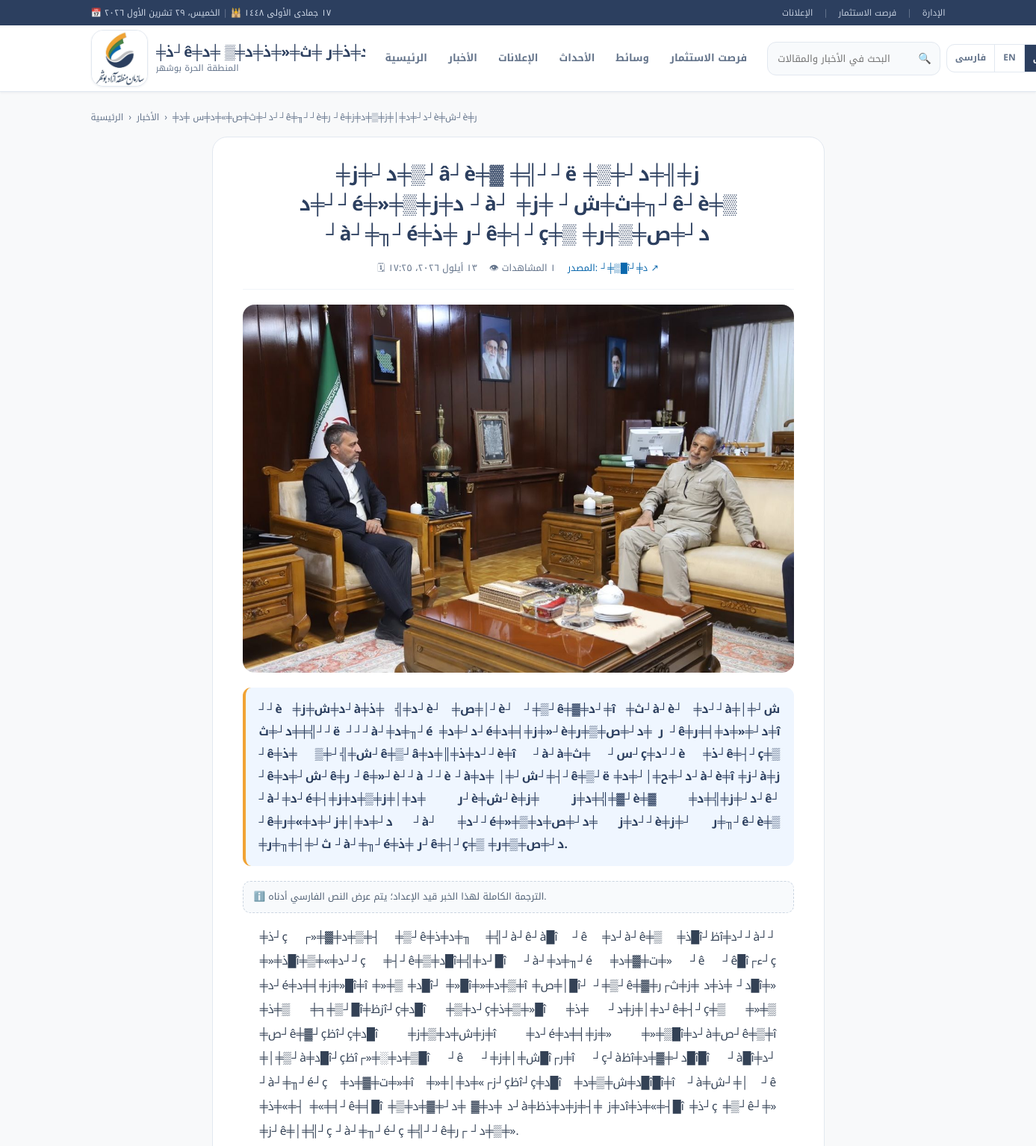
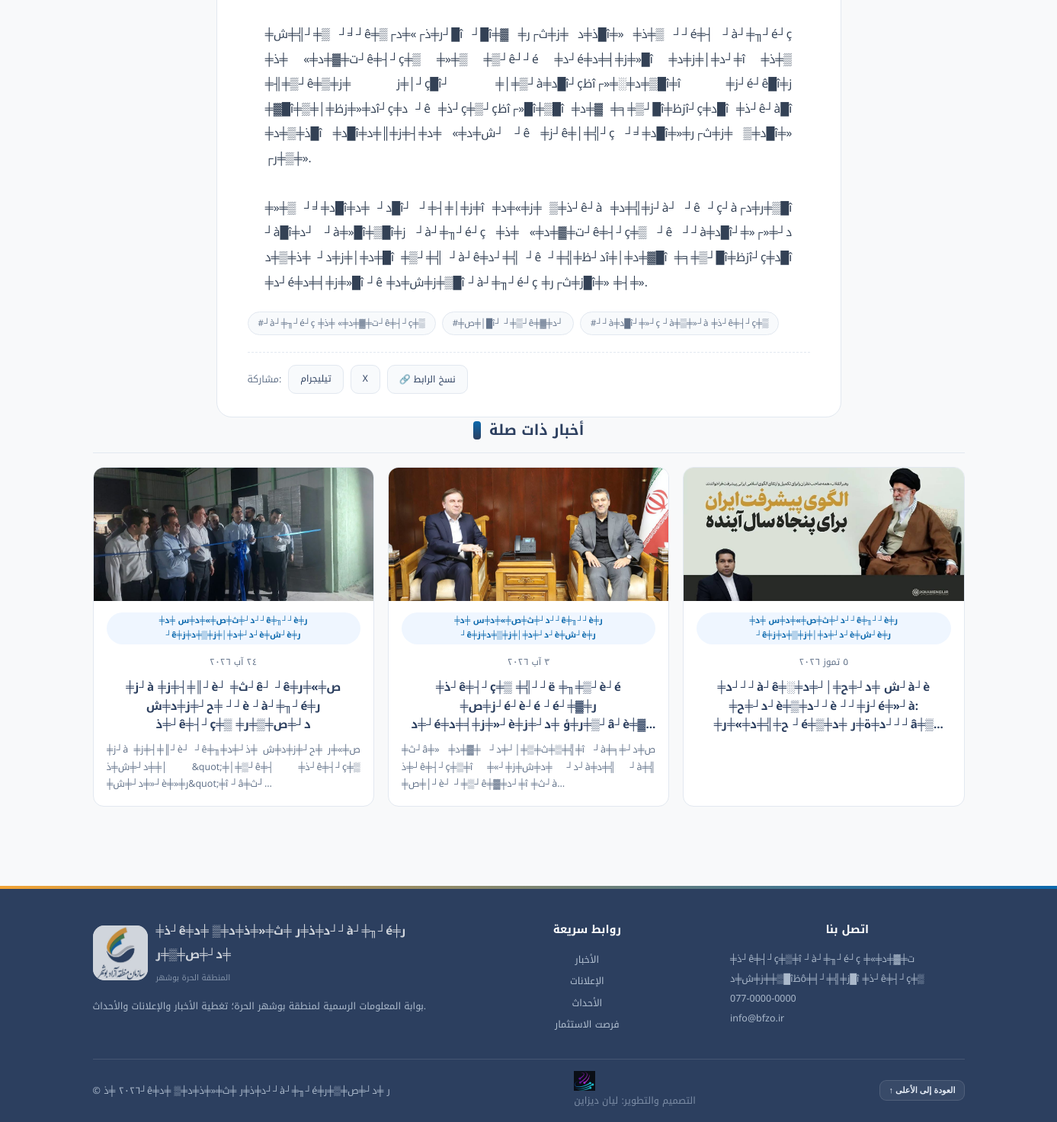
The app's page /index.php?id=1&p=article&lang=ar with its own data (2 pictures, top to bottom).
### tables this page shows
CREATE TABLE `articles` (
  `id` int(10) unsigned NOT NULL AUTO_INCREMENT,
  `category_id` int(10) unsigned DEFAULT NULL,
  `image` varchar(300) DEFAULT NULL,
  `source_name` varchar(120) DEFAULT NULL,
  `source_url` varchar(400) DEFAULT NULL,
  `is_pinned` tinyint(1) DEFAULT 0,
  `is_published` tinyint(1) DEFAULT 0,
  `published_at` datetime NOT NULL DEFAULT current_timestamp(),
  `views` int(10) unsigned DEFAULT 0,
  `created_at` datetime DEFAULT current_timestamp(),
  `updated_at` datetime DEFAULT NULL,
  PRIMARY KEY (`id`),
  KEY `idx_pub` (`is_published`,`published_at`),
  KEY `category_id` (`category_id`),
  CONSTRAINT `articles_ibfk_1` FOREIGN KEY (`category_id`) REFERENCES `categories` (`id`) ON DELETE SET NULL
);

CREATE TABLE `article_tags` (
  `id` int(10) unsigned NOT NULL AUTO_INCREMENT,
  `article_id` int(10) unsigned NOT NULL,
  `tag` varchar(60) NOT NULL,
  PRIMARY KEY (`id`),
  KEY `tag` (`tag`),
  KEY `article_id` (`article_id`),
  CONSTRAINT `article_tags_ibfk_1` FOREIGN KEY (`article_id`) REFERENCES `articles` (`id`) ON DELETE CASCADE
);

CREATE TABLE `settings` (
  `k` varchar(100) NOT NULL,
  `v` text DEFAULT NULL,
  PRIMARY KEY (`k`)
);

### index.php (the view, shortened to what the rows shown need)
<?php
require_once __DIR__ . '/app.php';
$lang = lang();
$p   = getp('p', 'home');
function site_name(): string {
    $l = lang();
    return setting('site_name_' . $l, setting('site_name', app()['site']['name']));
}
function cat_names(): array {
    static $m = null; if ($m !== null) return $m;
    $m = []; foreach (categories(false) as $c) $m[(int)$c['id']] = (string)$c['name'];
    return $m;
}
function news_card(array $a, bool $big = false): string {
    $im = img($a['image']);
    $per = url('article', ['id' => $a['id']]);
    $cat = cat_names()[(int)($a['category_id'] ?? 0)] ?? '';
    return '<article class="ncard' . ($big ? ' ncard-big' : '') . '">
        <a class="ncard-im" href="' . e($per) . '">' . ($im ? '<img src="' . e($im) . '" alt="' . e($a['title']) . '" loading="lazy">' : '<span class="noimg">📰</span>') . '</a>
        <div class="ncard-bd">' . ($cat ? '<span class="ncard-cat">' . e($cat) . '</span>' : '') . '
            <div class="ncard-meta"><time>' . e(date_i18n($a['published_at'], false)) . '</time></div>
            <h3 class="ncard-t"><a href="' . e($per) . '">' . e($a['title']) . '</a></h3>
            <p class="ncard-x">' . e(excerpt($a['excerpt'] ?? '', $big ? 220 : 110)) . '</p>
        </div></article>';
}
function section_head(string $title, ?string $link = null): string {
    return '<div class="shead"><h2 class="stitle"><span></span>' . e($title) . '</h2>' .
        ($link ? '<a class="slink" href="' . e($link) . '">' . e(t('more')) . ' ›</a>' : '') . '</div>';
}
function page_header(string $pTitle = ''): void {
    $lang = lang();
    $site = site_name();
    $sub  = tl('منطقه آزاد تجاری–صنعتی بوشهر', 'Bushehr Free Trade Zone', 'المنطقة الحرة بوشهر');
    $nav = [
        'home' => t('home'), 'news' => t('news'), 'announcements' => t('announcements'),
        'events' => t('events'), 'media' => t('media'), 'investments' => t('investments'),
    ];
    $today = date('Y-m-d');
    $portalDate = date_i18n($today, false);
    if ($lang === 'ar') {
        $am = ar_months();
        $ts = strtotime($today);
        $portalDate = weekday_name($today) . '، ' . num_i18n(date('j', $ts)) . ' ' . $am[(int)date('n', $ts)] . ' ' . num_i18n(date('Y', $ts));
    }
    $hijri = hijri_date($today);
    $greg = '';
    echo '<!doctype html><html lang="' . e($lang) . '" dir="' . dir_of() . '"><head>
<meta charset="utf-8"><meta name="viewport" content="width=device-width, initial-scale=1">
<title>' . e(($pTitle ? $pTitle . ' — ' : '') . $site . ' | ' . $sub) . '</title>
<meta name="description" content="' . e(setting('about_' . $lang, t('footer_desc'))) . '">
<link rel="icon" href="assets/img/brand/bushehr-free-zone-logo.jpg">
<link rel="stylesheet" href="assets/css/main.css?v=7">
<script>try{var m=localStorage.getItem("theme")||"auto";if(m==="dark"||(m==="auto"&&matchMedia("(prefers-color-scheme:dark)").matches))document.documentElement.dataset.theme="dark"}catch(e){}</script>
</head><body>
<div class="u-strip"><div class="wrap">
  <div class="u-info"><span class="u-date">📅 ' . e($portalDate) . '</span><span class="sep">&nbsp;|&nbsp;</span><span class="u-hijri">🕌 ' . e($hijri) . '</span>' . ($greg !== '' ? '<span class="sep">&nbsp;|&nbsp;</span><span class="u-greg">🌍 ' . e($greg) . '</span>' : '') . '</div>
  <div class="u-quick">
    <a href="' . e(url('announcements')) . '">' . e(t('announcements')) . '</a><span class="sep">|</span>
    <a href="' . e(url('investments')) . '">' . e(t('investments')) . '</a><span class="sep">|</span>
    <a href="admin.php">' . e(tl('پنل مدیریت', 'Admin', 'الإدارة')) . '</a>
  </div>
</div></div>
<header class="hdr"><div class="wrap hdr-in">
  <a class="hdr-brand" href="' . e(url('home')) . '">
    <span class="hdr-logo"><img src="assets/img/brand/bushehr-free-zone-logo.jpg" alt="' . e($site) . '"></span>
    <span class="hdr-bt"><b>' . e($site) . '</b><small>' . e($sub) . '</small></span>
  </a>
  <nav class="mainnav">';
    foreach ($nav as $k => $v) echo '<a class="nav-link' . (getp('p', 'home') === $k ? ' on' : '') . '" href="' . e(url($k)) . '">' . e($v) . '</a>';
    echo '</nav>
  <div class="top-actions">
    <form class="qsearch" action="index.php" method="get" role="search">
      <input type="hidden" name="p" value="search"><input type="hidden" name="lang" value="' . e($lang) . '">
      <input class="qin" type="search" name="q" placeholder="' . e(t('search_ph')) . '" required>
      <button aria-label="' . e(t('search')) . '">🔍</button>
    </form>
    <div class="langsw">';
    $g2 = $_GET;
    foreach (all_langs() as $lc) {
        $g2['p'] = getp('p', 'home'); $g2['lang'] = $lc;
        $ln = ['fa' => 'فارسی', 'en' => 'EN', 'ar' => 'عربی'][$lc];
        if ($lc !== $lang) echo '<a class="lang-b" href="index.php?' . e(http_build_query($g2)) . '">' . e($ln) . '</a>';
        else echo '<button class="lang-b cur" disabled>' . e($ln) . '</button>';
    }
    echo '</div>
    <button id="themeBtn" class="icon-btn" aria-label="theme">🌒</button>
    <button id="menuBtn" class="icon-btn menu-btn">☰</button>
  </div>
</div></header>
<main class="wrap main">';
}
function page_footer(): void {
    $site = site_name();
    echo '</main>
<footer class="foot"><div class="wrap"><div class="fgrid">
  <div><div class="fbrand"><span class="flogo"><img src="assets/img/brand/bushehr-free-zone-logo.jpg" alt=""></span>
     <span><b>' . e($site) . '</b><small>' . e(tl('منطقه آزاد تجاری–صنعتی بوشهر', 'Bushehr Free Trade Zone', 'المنطقة الحرة بوشهر')) . '</small></span></div>
    <p>' . e(t('footer_desc')) . '</p></div>
  <div><h4>' . e(t('quick_links')) . '</h4>
    <a class="flnk" href="' . e(url('news')) . '">' . e(t('news')) . '</a>
    <a class="flnk" href="' . e(url('announcements')) . '">' . e(t('announcements')) . '</a>
    <a class="flnk" href="' . e(url('events')) . '">' . e(t('events')) . '</a>
    <a class="flnk" href="' . e(url('investments')) . '">' . e(t('investments')) . '</a></div>
  <div><h4>' . e(t('contact')) . '</h4>
    <span>' . e(setting('address', '')) . '</span>
    <span dir="ltr">' . e(setting('phone', '')) . '</span>
    <span dir="ltr">' . e(setting('email', '')) . '</span></div>
</div>
<div class="foot-b"><span>© ' . e(num_i18n((int)date('Y'))) . ' ' . e($site) . '</span>
  <span class="credit"><img src="assets/img/brand/liandesign-logo.png" alt="Lian Design" width="28" height="26" loading="lazy">' . e(tl('طراحی و توسعه: لیان دیزاین', 'Design & Development: Lian Design', 'التصميم والتطوير: ليان ديزاين')) . '</span>
  <button class="totop" type="button" onclick="window.scrollTo({top:0,behavior:\'smooth\'})">↑ ' . e(tl('بازگشت به بالا', 'Back to top', 'العودة إلى الأعلى')) . '</button></div></div>
</footer>
<script src="assets/js/main.js?v=2" defer></script>
</body></html>';
}
switch ($p) {
case 'article': {
    $id = ini('id', 0); $a = $id ? article_find($id) : null;
    $catName = cat_names()[(int)$a['category_id']] ?? '';
    page_header($a['title']);
    $im = img($a['image']);
    echo '<nav class="crumbs"><a href="' . e(url('home')) . '">' . e(t('home')) . '</a> › <a href="' . e(url('news')) . '">' . e(t('news')) . '</a>' .
         ($catName ? ' › <a href="' . e(url('news', ['cat' => (int)$a['category_id']])) . '">' . e($catName) . '</a>' : '') . '</nav>
    <article class="art">
      <h1 class="art-t">' . e($a['title']) . '</h1>
      <div class="art-meta">
        <time>🗓 ' . e(date_i18n($a['published_at'])) . '</time>
        <span>👁 ' . e(num_i18n((int)$a['views'] + 1)) . ' ' . e(t('views')) . '</span>' .
        ($a['source_url'] ? '<a class="src" href="' . e($a['source_url']) . '" target="_blank" rel="noopener">' . e(t('source')) . ': ' . e($a['source_name'] ?: (string)parse_url((string)$a['source_url'], PHP_URL_HOST)) . ' ↗</a>' : '') . '
      </div>' .
      ($im ? '<figure class="art-im"><img src="' . e($im) . '" alt="' . e($a['title']) . '"></figure>' : '') .
      ($a['excerpt'] ? '<p class="art-lead">' . e($a['excerpt']) . '</p>' : '') .
      ($lang !== 'fa' && !q1("SELECT id FROM article_translations WHERE article_id = ? AND lang = ? AND body IS NOT NULL", [$id, $lang])
          ? '<p class="tr-note">ℹ️ ' . e(tl('ترجمه کامل متن این خبر به این زبان در دست تهیه است؛ متن کامل به فارسی نشان داده می‌شود.',
                                          'Full translation of this article is in progress; the original Persian text is shown below.',
                                          'الترجمة الكاملة لهذا الخبر قيد الإعداد؛ يتم عرض النص الفارسي أدناه.')) . '</p>' : '') .
      '<div class="prose">' . nl2br(e($a['body'] ?? '')) . '</div>';
    $tags = $a['tags'] ?? qall("SELECT tag FROM article_tags WHERE article_id = ?", [$id]);
    if ($tags) {
        echo '<div class="tags">';
        foreach ($tags as $tg) echo '<span class="tag">#' . e(is_array($tg) ? (string)$tg['tag'] : (string)$tg) . '</span>';
        echo '</div>';
    }
    echo '<div class="share"><span>' . e(tl('اشتراک‌گذاری', 'Share', 'مشاركة')) . ':</span>
      <a target="_blank" rel="noopener" href="https://t.me/share/url?url=' . e(urlencode('http://' . ($_SERVER['HTTP_HOST'] ?? '') . strtok($_SERVER['REQUEST_URI'] ?: '', '?') . '?p=article&id=' . $id)) . '">' . e(tl('تلگرام', 'Telegram', 'تيليجرام')) . '</a>
      <a target="_blank" rel="noopener" href="https://twitter.com/intent/tweet?url=' . e(urlencode('http://' . ($_SERVER['HTTP_HOST'] ?? '') . '?p=article&id=' . $id)) . '">X</a>
      <button id="copyBtn" onclick="copyLink()">🔗 ' . e(tl('کپی لینک', 'Copy link', 'نسخ الرابط')) . '</button></div>
    </article>';
    $rel = articles_query((int)$a['category_id'] ? 'a.category_id = ' . (int)$a['category_id'] . ' AND a.id != ' . $id : 'a.id != ' . $id, [], 3);
    if ($rel) echo '<section class="sec">' . section_head(t('related')) . '<div class="ngrid">' . implode('', array_map(fn($r) => news_card($r), $rel)) . '</div></section>';
    page_footer();
} break;
}

### records on screen
articles: published_at "١٣ أيلول ٢٠٢٦، ١٧:٢٥", source_name "┘╪▒█î┘╪د", image (picture)
article_tags: tag "┘à┘╪╖┘é┘ç ╪ت╪▓╪د╪» ╪ذ┘ê╪┤┘ç╪▒"
article_tags: tag "╪ص╪│█î┘ ┘╪▒┘ê╪▓╪د┘"
article_tags: tag "┘┘à╪د█î┘╪»┘ç ┘à╪▒╪»┘à ╪ذ┘ê╪┤┘ç╪▒"
articles: image (picture), category "╪د┘╪ث╪ص╪»╪د╪س ╪د┘┘ê╪╖┘┘è╪ر ┘ê╪د┘╪د╪│╪ز╪▒╪د╪ز┘è╪ش┘è╪ر", published_at "٢٤ آب ٢٠٢٦"
articles: image (picture), category "╪د┘╪ث╪ص╪»╪د╪س ╪د┘┘ê╪╖┘┘è╪ر ┘ê╪د┘╪د╪│╪ز╪▒╪د╪ز┘è╪ش┘è╪ر", published_at "٣ آب ٢٠٢٦"
articles: image (picture), category "╪د┘╪ث╪ص╪»╪د╪س ╪د┘┘ê╪╖┘┘è╪ر ┘ê╪د┘╪د╪│╪ز╪▒╪د╪ز┘è╪ش┘è╪ر", published_at "٥ تموز ٢٠٢٦"
settings: v "╪ذ┘ê╪┤┘ç╪▒╪î ┘à┘╪╖┘é┘ç ╪ت╪▓╪د╪» ╪ز╪ش╪د╪▒█îظô╪╡┘╪╣╪ز█î ╪ذ┘ê╪┤┘ç╪▒"
settings: v "077-0000-0000"
settings: v "info@bfzo.ir"

### other values on screen
$portalDate "الخميس، ٢٩ تشرين الأول ٢٠٢٦"
$hijri "١٧ جمادى الأولى ١٤٤٨"
t('announcements') "الإعلانات"
t('investments') "فرصت الاستثمار"
tl('پنل مدیریت', 'Admin', 'الإدارة') "الإدارة"
$site "╪ذ┘ê╪…"
$sub "المنطقة الحرة بوشهر"
$v "الرئيسية"
$v "الأخبار"
$v "الإعلانات"
$v "الأحداث"
$v "وسائط"
$v "فرصت الاستثمار"
$ln "فارسی"
$ln "EN"
